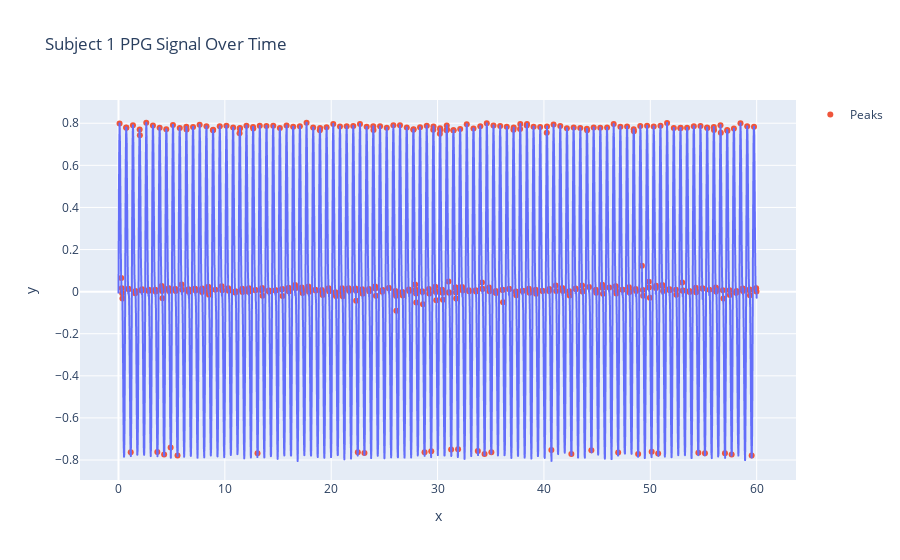

Notebook cell for this chart:
### Code cell
fig = px.line(x=subject_1_df['time'], y=subject_1_df['ppg_signal'], title='Subject 1 PPG Signal Over Time')
fig.add_scatter(x=subject_1_df['time'].iloc[peaks], y=subject_1_df['ppg_signal'].iloc[peaks], mode='markers', name='Peaks')
fig.show()

### Figure 1 — Plotly figure (JSON) as saved in the notebook; plotly's stock layout.template omitted (floating-point values rounded to 4 significant figures; data arrays with more than 128 entries replaced by an {"elided": "..."} marker saying what was removed)
{"data": [{"hovertemplate": "x=%{x}<br>y=%{y}<extra></extra>", "legendgroup": "", "line": {"color": "#636efa", "dash": "solid"}, "marker": {"symbol": "circle"}, "mode": "lines", "name": "", "showlegend": false, "type": "scattergl", "x": {"elided": "6000 float values"}, "xaxis": "x", "y": {"elided": "6000 float values"}, "yaxis": "y"}, {"mode": "markers", "name": "Peaks", "type": "scatter", "x": {"elided": "411 float values"}, "y": {"elided": "411 float values"}}], "layout": {"legend": {"tracegroupgap": 0}, "title": {"text": "Subject 1 PPG Signal Over Time"}, "xaxis": {"anchor": "y", "domain": [0, 1], "title": {"text": "x"}}, "yaxis": {"anchor": "x", "domain": [0, 1], "title": {"text": "y"}}}}
